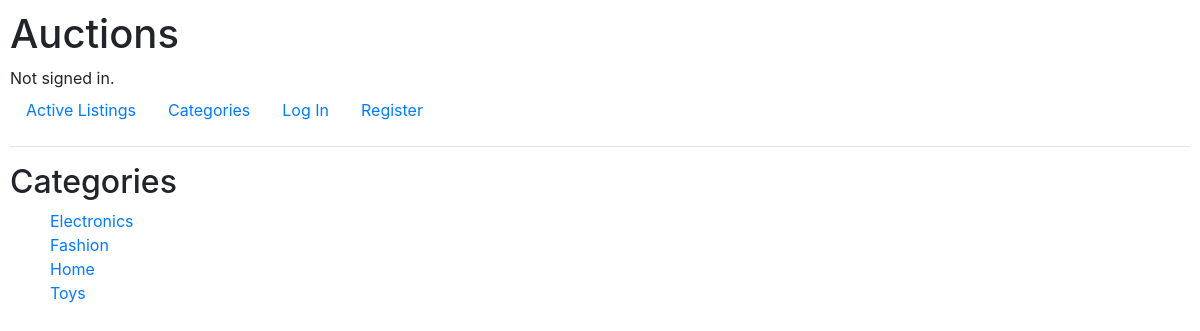
/categories, run on an earlier commit of the app's database.
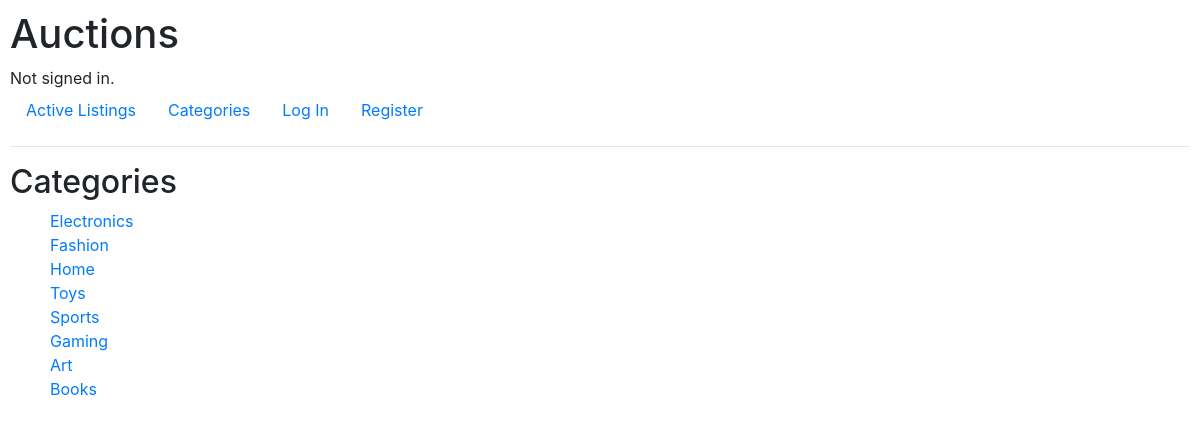
And on a later commit of the database.
### auctions/models.py (models this page shows, shortened)
class Category(models.Model):
    name = models.CharField(max_length=64)

### auctions/views.py (the view)
# urls.py: path("categories", views.categories, name="categories"),
def categories(request):
    categories = Category.objects.all()
    return render(request, "auctions/categories.html", {
        "categories": categories
    })

### auctions/templates/auctions/categories.html
{% extends "auctions/layout.html" %}
{% block body %}
    <h2>Categories</h2>
    <ul>
        {% for category in categories %}
            <li style="list-style: none;">
                <a href="{% url 'category' category.name %}">{{ category.name }}</a>
            </li>
        {% endfor %}
    </ul>
{% endblock %}

### auctions/templates/auctions/layout.html (shortened to what this page needs)
{% load static %}
<!DOCTYPE html>
<html lang="en">
    <head>
        <link rel="stylesheet" href="https://stackpath.bootstrapcdn.com/bootstrap/4.4.1/css/bootstrap.min.css">
        <link href="{% static 'auctions/styles.css' %}" rel="stylesheet">
    </head>
    <body>
        <h1>Auctions</h1>
        <div>
            {% if user.is_authenticated %}
                Signed in as <strong>{{ user.username }}</strong>.
            {% else %}
                Not signed in.
            {% endif %}
        </div>
        <ul class="nav">
            <li class="nav-item">
                <a class="nav-link" href="{% url 'index' %}">Active Listings</a>
            </li>
            <li class="navi-item">
                <a class="nav-link" href="{% url 'categories' %}">Categories</a>
            </li>
            {% if user.is_authenticated %}
                <li class="navi-item">
                    <a class="nav-link" href="{% url 'watchlist' %}">Watchlist</a>
                </li>
                <li class="navi-item">
                    <a class="nav-link" href="{% url 'create_listing' %}">Create Listing</a>
                </li>
                <li class="nav-item">
                    <a class="nav-link" href="{% url 'logout' %}">Log Out</a>
                </li>
            {% else %}
                <li class="nav-item">
                    <a class="nav-link" href="{% url 'login' %}">Log In</a>
                </li>
                <li class="nav-item">
                    <a class="nav-link" href="{% url 'register' %}">Register</a>
                </li>
            {% endif %}
        </ul>
        <hr>
        {% block body %}
        {% endblock %}
    </body>
</html>

### auctions/static/auctions/styles.css (style rules this page uses)
html { height: 100%; }
body { padding: 10px; height: 100%; }

What changed in the data, as far as the page shows it:
added Category: name "Sports"
added Category: name "Gaming"
added Category: name "Art"
added Category: name "Books"
